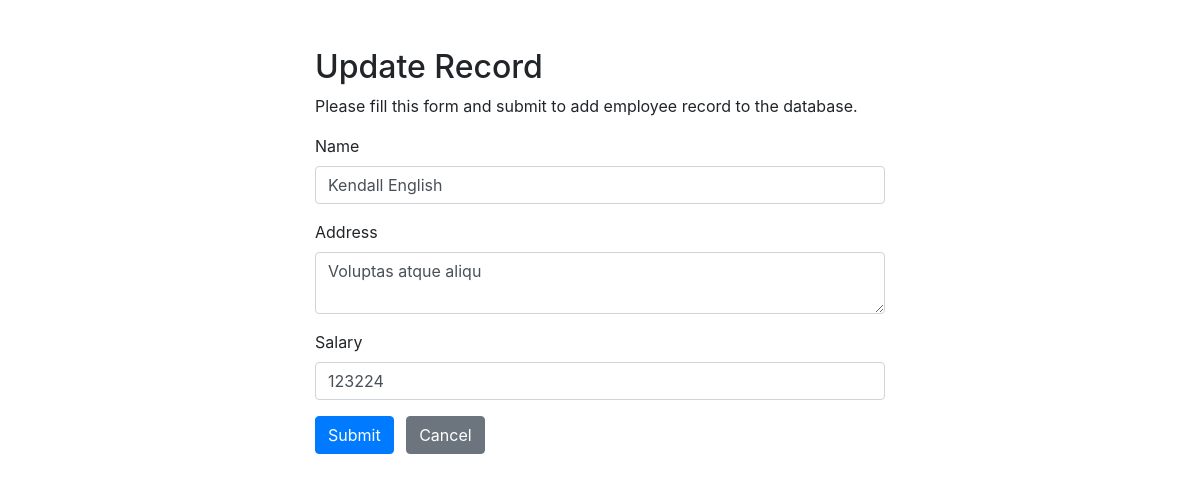
The app's page /crud/create.php?id=2 with its own data.
### tables this page shows
CREATE TABLE IF NOT EXISTS `employees` (
  `id` int NOT NULL AUTO_INCREMENT,
  `name` varchar(100) NOT NULL,
  `address` varchar(255) NOT NULL,
  `salary` int NOT NULL,
  `status` tinyint NOT NULL DEFAULT '1' COMMENT '1=>Active, 0=>Inactive, 3=>Deleted',
  PRIMARY KEY (`id`)
);

### crud/create.php (the view, shortened to what this page needs)
<?php
require_once "config.php";
$name_err = $address_err = $salary_err = "";
if(!empty($_GET)){
    $id= $_GET['id'];
    if(!empty($id)){
        $sql = "SELECT * FROM employees where id = ".$id;
                    if ($result = mysqli_query($conn, $sql)) {
                        if (mysqli_num_rows($result) > 0) {
                            $row = mysqli_fetch_array($result);
                        }
                    }
    }
}
?>
<!DOCTYPE html>
<html lang="en">
<head>
    <link rel="stylesheet" href="https://stackpath.bootstrapcdn.com/bootstrap/4.5.2/css/bootstrap.min.css">
</head>
<body>
    <div class="wrapper">
        <div class="container-fluid">
            <div class="row">
                <div class="col-md-12">
                    <h2 class="mt-5"><?php if(!empty($row['id'])){echo "Update";}else{echo "Create";}?> Record</h2>
                    <p>Please fill this form and submit to add employee record to the database.</p>
                    <form action="<?php echo htmlspecialchars($_SERVER["PHP_SELF"]); ?>" method="post">
                        <div class="form-group">
                            <label>Name</label>
                            <input type="text" name="name" class="form-control <?php echo (!empty($name_err)) ? 'is-invalid' : ''; ?>" value="<?php if(!empty($row['name'])){echo $row['name'];}?>">
                        </div>
                        <div class="form-group">
                            <label>Address</label>
                            <textarea name="address" class="form-control <?php echo (!empty($address_err)) ? 'is-invalid' : ''; ?>"><?php if(!empty($row['address'])){echo $row['address'];}?></textarea>
                        </div>
                        <div class="form-group">
                            <label>Salary</label>
                            <input type="text" name="salary" class="form-control <?php echo (!empty($salary_err)) ? 'is-invalid' : ''; ?>" value="<?php if(!empty($row['salary'])){echo $row['salary'];}?>">
                        </div>
                        <input type="submit" class="btn btn-primary" value="Submit">
                        <a href="index.php" class="btn btn-secondary ml-2">Cancel</a>
                    </form>
                </div>
            </div>
        </div>
    </div>
</body>
</html>

### crud/create.php (style rules this page uses)
.wrapper { width: 600px; margin: 0 auto; }

### records on screen
employees: name "Kendall English", address "Voluptas atque aliqu", salary "123224"
